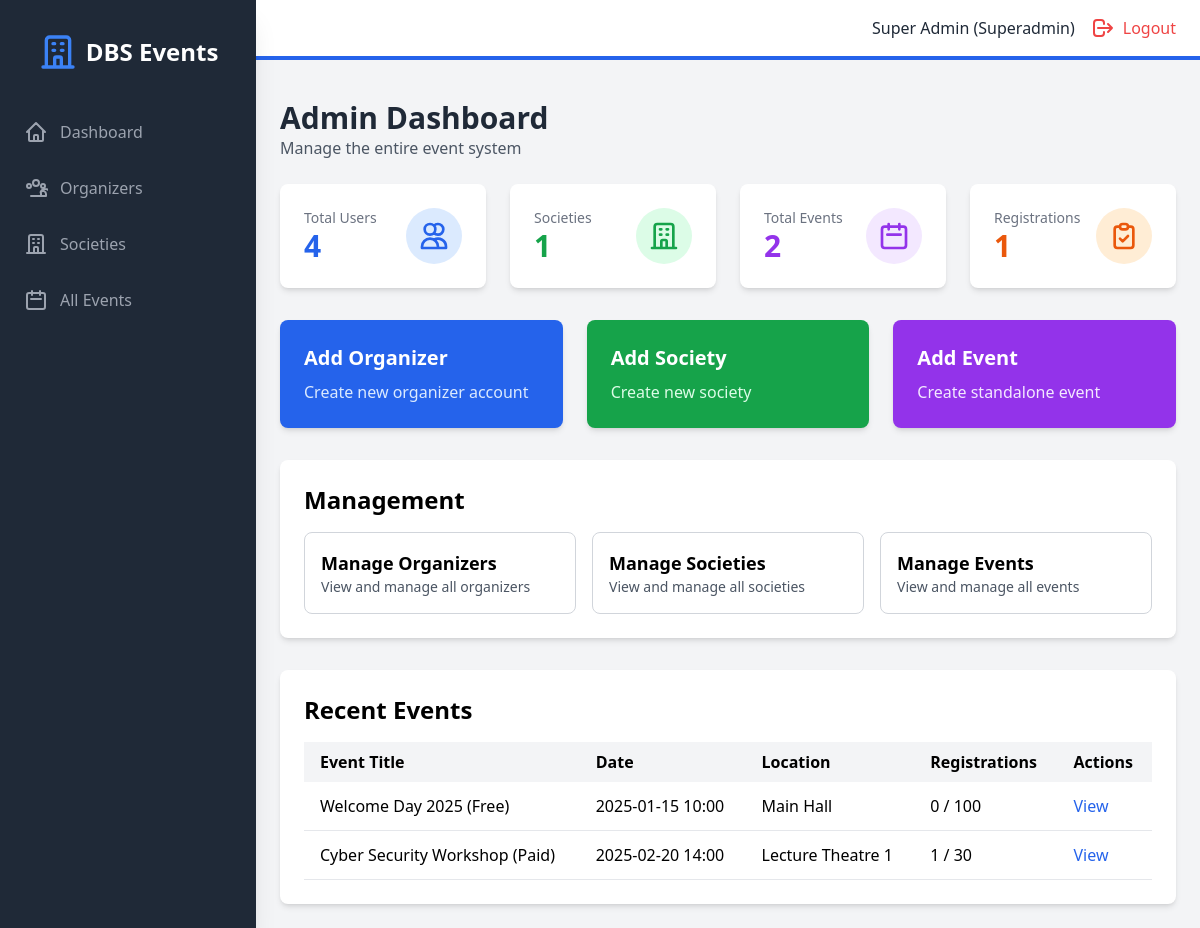
The app's page /admin/dashboard (signed in), older data.
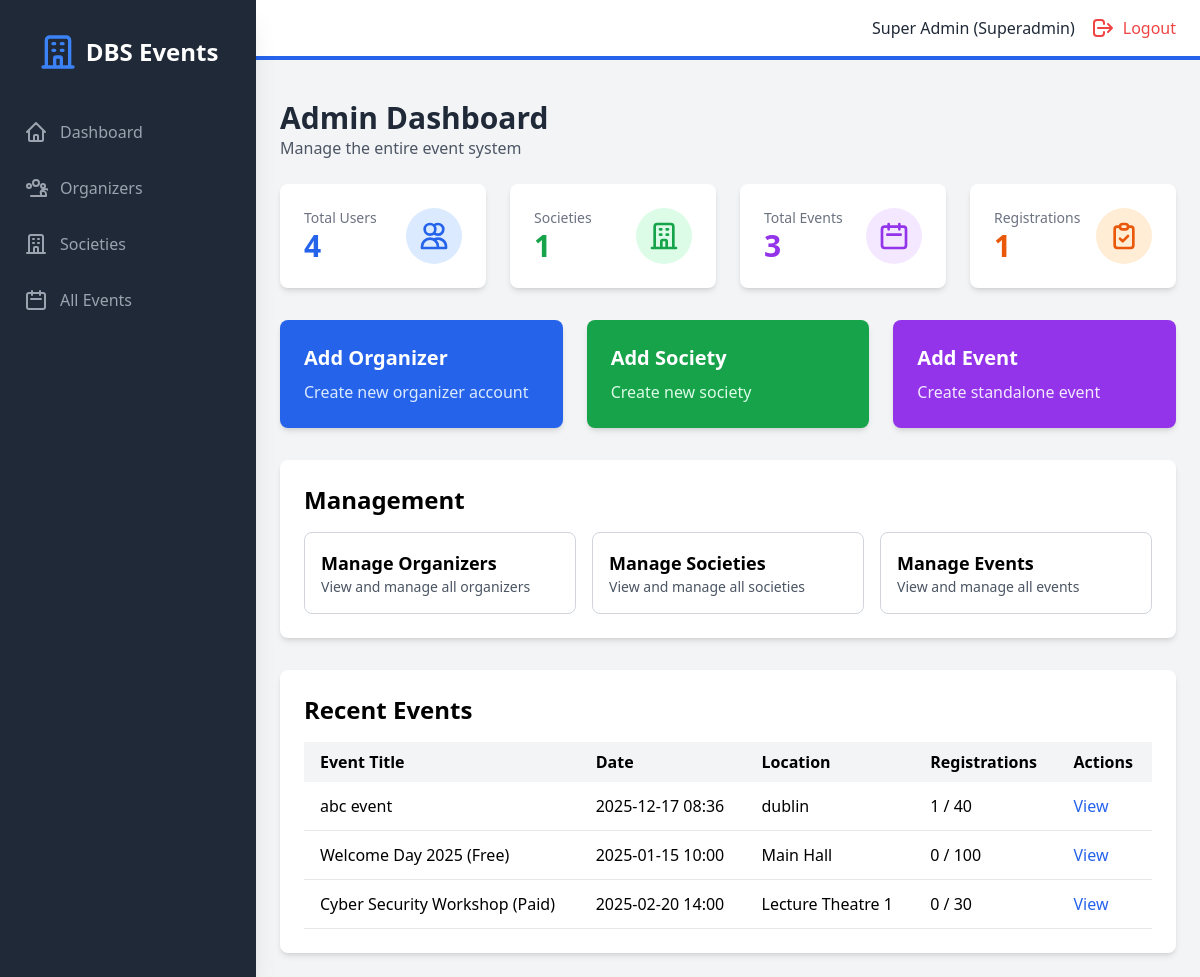
The same page, newer data.
### models.py (models this page shows, shortened)
class Event(db.Model):
    id = db.Column(db.Integer, primary_key=True)
    title = db.Column(db.String(200), nullable=False)
    description = db.Column(db.Text, nullable=True)
    event_date = db.Column(db.DateTime, nullable=False)
    location = db.Column(db.String(200), nullable=False)
    capacity = db.Column(db.Integer, nullable=False)
    is_paid = db.Column(db.Boolean, default=False)
    cost = db.Column(db.Float, default=0.0)
    society_id = db.Column(db.Integer, db.ForeignKey('society.id'), nullable=True)
    created_by = db.Column(db.Integer, db.ForeignKey('user.id'), nullable=False)
    created_at = db.Column(db.DateTime, default=datetime.utcnow)
    registrations = db.relationship('Registration', backref='event', lazy=True, cascade='all, delete-orphan')
    def get_registered_count(self):
        return len(self.registrations)

### backend/routes/admin.py (the view)
@admin_bp.route("/admin/dashboard", endpoint="admin_dashboard")
@admin_required
def admin_dashboard():
    total_users = User.query.count()
    total_societies = Society.query.count()
    total_events = Event.query.count()
    total_registrations = Registration.query.count()
    recent_events = Event.query.order_by(Event.created_at.desc()).limit(5).all()
    return render_template(
        "admin/dashboard.html",
        total_users=total_users,
        total_societies=total_societies,
        total_events=total_events,
        total_registrations=total_registrations,
        recent_events=recent_events,
    )

### backend/main.py (called while the page is built)
@login_manager.user_loader
def load_user(user_id):
    return User.query.get(int(user_id))

### frontend/templates/admin/dashboard.html (shortened to what the changed rows need)
{% extends "base.html" %}
{% block auth_content %}
<div class="mb-6">
    <h1 class="text-3xl font-bold text-gray-800">Admin Dashboard</h1>
</div>
<div class="grid grid-cols-1 md:grid-cols-4 gap-6 mb-8">
    <div class="bg-white rounded-lg shadow-md p-6">
        <div class="flex items-center justify-between">
            <div>
                <p class="text-gray-500 text-sm">Total Events</p>
                <p class="text-3xl font-bold text-purple-600">{{ total_events }}</p>
            </div>
        </div>
    </div>
</div>
<div class="bg-white rounded-lg shadow-md p-6 mb-8">
    <h2 class="text-2xl font-bold mb-4">Management</h2>
</div>
<div class="bg-white rounded-lg shadow-md p-6">
    <h2 class="text-2xl font-bold mb-4">Recent Events</h2>
    <div class="overflow-x-auto">
        <table class="w-full">
            <thead class="bg-gray-100">
                <tr>
                    <th class="px-4 py-2 text-left">Event Title</th>
                    <th class="px-4 py-2 text-left">Date</th>
                    <th class="px-4 py-2 text-left">Location</th>
                    <th class="px-4 py-2 text-left">Registrations</th>
                    <th class="px-4 py-2 text-left">Actions</th>
                </tr>
            </thead>
            <tbody>
                {% for event in recent_events %}
                <tr class="border-b hover:bg-gray-50">
                    <td class="px-4 py-3">{{ event.title }}</td>
                    <td class="px-4 py-3">{{ event.event_date.strftime('%Y-%m-%d %H:%M') }}</td>
                    <td class="px-4 py-3">{{ event.location }}</td>
                    <td class="px-4 py-3">{{ event.get_registered_count() }} / {{ event.capacity }}</td>
                    <td class="px-4 py-3">
                        <a href="{{ url_for('registrations.view_registrations', event_id=event.id) }}" class="text-blue-600 hover:underline">View</a>
                    </td>
                </tr>
                {% endfor %}
            </tbody>
        </table>
    </div>
</div>
{% endblock %}

Row changes from the older to the newer data that the page shows:
added Event: title "abc event", event_date "2025-12-17 08:36", location "dublin", get_registered_count "1", capacity "40"
computed for Event "Cyber Security Workshop (Paid)": get_registered_count "1" → "0"
Text that changed along with them:
{{ total_events }}: "2" → "3"
